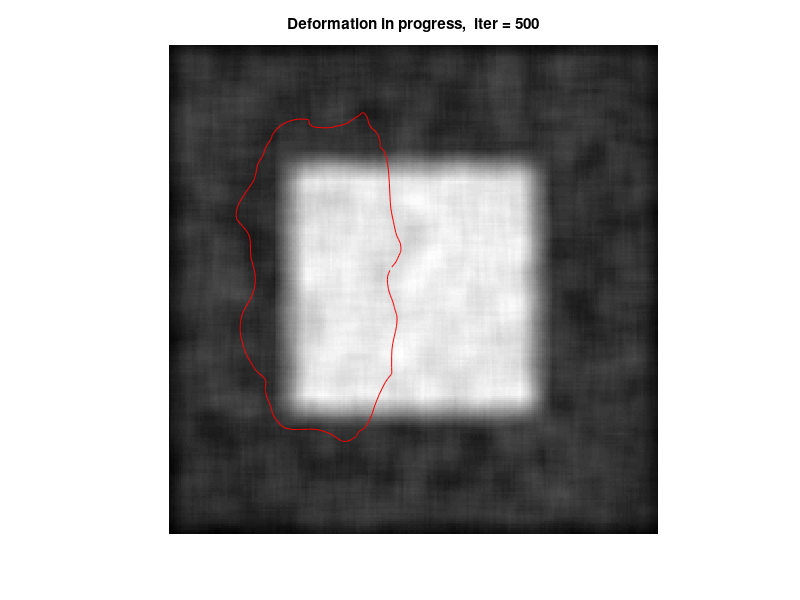

The MATLAB script that drew this image:
function snake
% EXAMPLE     an example of traditional snake on U-shape image

[I,C]=testimg();
I=I*255;
k=fspecial('gaussian',[17,17],11);
I=imfilter(I,k);

% Compute its edge map, 
f = 1 - I/255; 
f0 = f; %gaussianBlur(f,1);
        % note: snake potential is the negative of edge map
[px,py] = gradient(f0);

% display the results
x=C(:,1);
y=C(:,2);
[x,y] = snakeinterp_v2(x,y);
clf,imshow(-f,[]);hold on,plot(x,y,'r-'),hold off;drawnow;

for i=1:100,
  [x,y] = snakedeform(x,y,0.05,0,1,4,px,py,5);
  [x,y] = snakeinterp_v2(x,y);

  clf,imshow(-f,[]);hold on,plot(x,y,'r-'),
  title(['Deformation in progress,  iter = ' num2str(i*5)]),hold off;drawnow;
  % break;
end

function [img,c]=testimg
% generate fixed sized test image
bw=zeros([256,256]);
nr=size(bw,1);
nc=size(bw,2);
noisy=int32(nc*nr*.3);
bw(int32(nr/4):int32(nr/4*3),int32(nc/4):int32(nc/4*3))=1;
x=randi([1,255],[noisy 2]);y=x(:,1)*256+x(:,2);
bw(y)=1;
x=randi([1,255],[noisy 2]);y=x(:,1)*256+x(:,2);
bw(y)=0;
img=double(bw);
% generate initial curve
angle=1e-5:.2:pi*2.;
tmp=randi([38,48],[1,max(size(angle))]);
c=int32([tmp.*cos(angle)+80;tmp.*sin(angle)*1.8+120]');
% display them, optional
imshow(img,[]);hold on,plot(c(:,1),c(:,2),'r-','LineWidth',2),hold off;
c=double(c);

function [x,y] = snakedeform(x,y,alpha,beta,gamma,kappa,fx,fy,ITER)
% SNAKEDEFORM  Deform snake in the given external force field
%     [x,y] = snakedeform(x,y,alpha,beta,gamma,kappa,fx,fy,ITER)
%
%     alpha:   elasticity parameter
%     beta:    rigidity parameter
%     gamma:   viscosity parameter
%     kappa:   external force weight
%     fx,fy:   external force field
% 
% Chenyang Xu and Jerry L. Prince, 4/1/95, 6/17/97
% Copyright (c) 1995-97 by Chenyang Xu and Jerry L. Prince
% Image Analysis and Communications Lab, Johns Hopkins University

% generates the parameters for snake

N = length(x);

alpha = alpha* ones(1,N); 
beta = beta*ones(1,N);

% produce the five diagnal vectors
alpham1 = [alpha(2:N) alpha(1)];
alphap1 = [alpha(N) alpha(1:N-1)];
betam1 = [beta(2:N) beta(1)];
betap1 = [beta(N) beta(1:N-1)];

a = betam1;
b = -alpha - 2*beta - 2*betam1;
c = alpha + alphap1 +betam1 + 4*beta + betap1;
d = -alphap1 - 2*beta - 2*betap1;
e = betap1;

% generate the parameters matrix
A = diag(a(1:N-2),-2) + diag(a(N-1:N),N-2);
A = A + diag(b(1:N-1),-1) + diag(b(N), N-1);
A = A + diag(c);
A = A + diag(d(1:N-1),1) + diag(d(N),-(N-1));
A = A + diag(e(1:N-2),2) + diag(e(N-1:N),-(N-2));

invAI = inv(A + gamma * diag(ones(1,N)));

for count = 1:ITER,
  vfx = interp2(fx,x,y);
  vfy = interp2(fy,x,y);
  
  % deform snake
  x = invAI * (gamma* x + kappa*vfx);
  y = invAI * (gamma* y + kappa*vfy);
end

function [xi,yi] = snakeinterp_v2(x,y)

x=x(:);y=y(:);
U=x+i*y;

% tranform
G=fft(U);

% normalize
center=G(1)/length(G);G(1)=0; % translate
scale=abs(G(2));G=G./scale; % scale

% modify
L_src=floor(length(G));
L_dst=floor(arclength([x,y])/1.5);
if L_dst>L_src
  Gi=[0;G(2:floor(L_src/2));zeros([L_dst-L_src,1]);G(end-floor(L_src/2-2):end)];
else
  Gi=[0;G(2:floor(L_dst/2));G(end-floor(L_dst/2-2):end)];
end

% reproduce
Gi=Gi.*scale*length(Gi)/length(G); % scale
Gi(1)=center*length(Gi); % translate

% transform
Ui=ifft(Gi);

xi=real(Ui);
yi=imag(Ui);

function L=arclength(c)
L=0;
for ii=1:size(c,1)-1
  L=L+sqrt(sum((c(ii,:)-c(ii+1,:)).^2));
end

